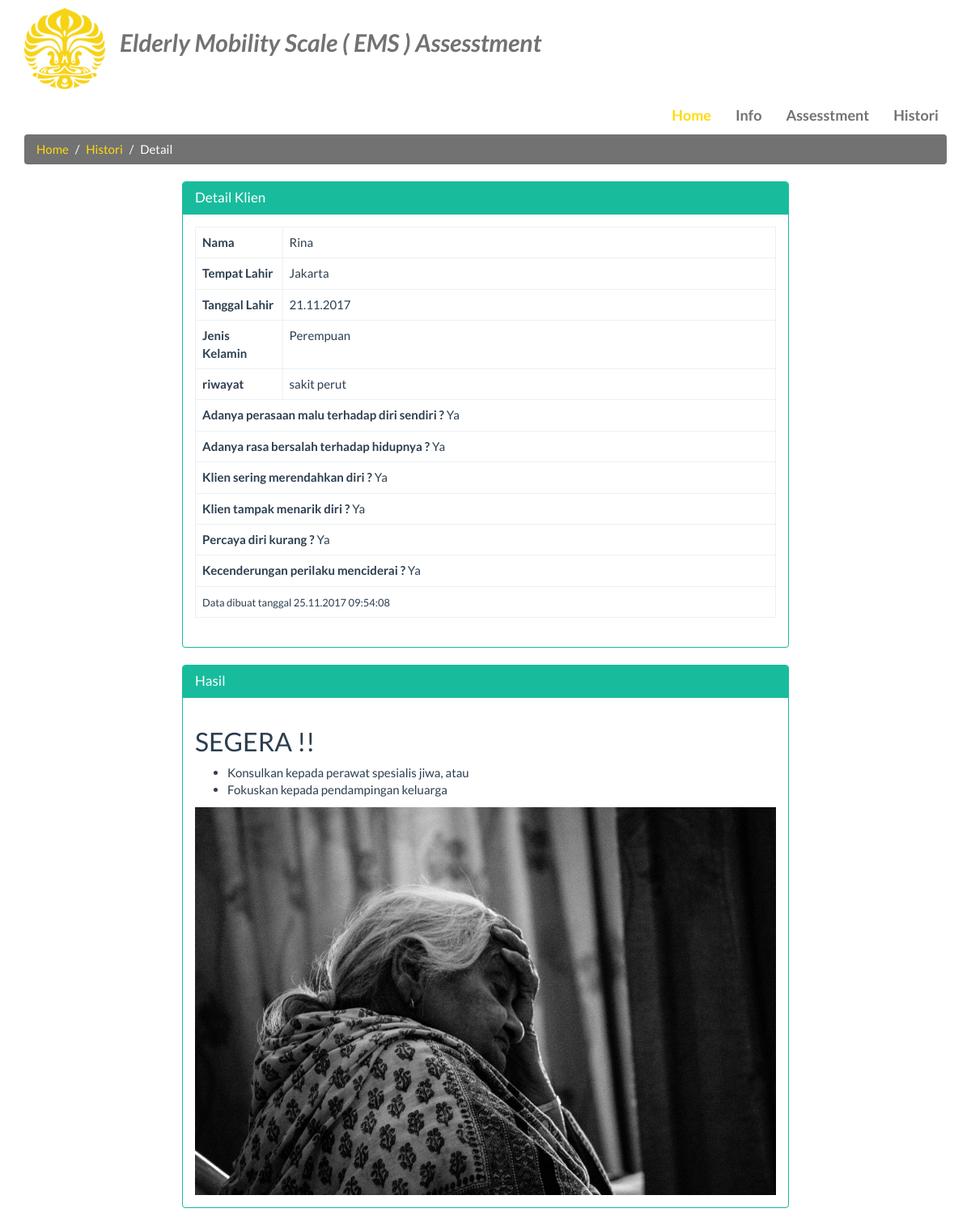
Page /histori/detail?id=2 on the committed database.
### tables this page shows
CREATE TABLE `data_pasien` (
  `id_pasien` int(8) NOT NULL,
  `nama` varchar(80) NOT NULL,
  `tempat_lahir` varchar(50) NOT NULL,
  `tgl_lahir` date NOT NULL,
  `jenkel` varchar(1) NOT NULL,
  `riwayat` text NOT NULL,
  `malu` int(1) NOT NULL,
  `bersalah` int(1) NOT NULL,
  `merendah` int(1) NOT NULL,
  `menarik` int(1) NOT NULL,
  `percaya` int(1) NOT NULL,
  `menciderai` int(1) NOT NULL,
  `hasil` varchar(8) NOT NULL,
  `created_at` datetime NOT NULL,
  `flagases` varchar(1) NOT NULL DEFAULT 'N'
);

### application/controllers/Histori.php (called while the page is built, shortened)
<?php
class Histori extends CI_Controller {
	public function __construct(){
        $this->load->model('Mform','mf');
    }
	function detail(){
		$det =  $this->mf->getDataPasien($_GET['id']);
		$listSatu = array("0"=>"Tidak membutuhkan lebih dari 2 orang","1"=>"Butuh bantuan 1 orang","2"=>"Mandiri");
		$listDua = array("0"=>"Butuh bantuan lebih dari 2 orang","1"=>"Butuh bantuan 1 orang","2"=>"Mandiri (lebih dari 3 detik)","3"=>"Mandiri (kurang dari 3 detik)");
		$listTiga = array("0"=>"Hanya berdiri dengan bantuan daru orang lain","1"=>"Berdiri tetapi butuh bantuan","2"=>"Berdiri tanpa bantuan tetapi membutuhkan bantuan untuk meraih pegangan","3"=>"Berdiri tanpa bantuan dan mampu meraih pegangan");
		$listEmpat = array("0"=>"Butuh bantuan secara fisik untuk jalan ","1"=>"Berpindah dengan alat bantu jalan tetapi tidak aman","2"=>"Sendiri dengan berpegangan pada handrail","3"=>"Sendiri (dengan atau tanpa tongkat)");
		$listLima = array("0"=>"Tidak mampu berjalan sejauh 6 meter","1"=>"Tidak mampu berjalan sejauh 6 meter","2"=>"16 – 30 detik","3"=>"Kurang dari 15 detik");
		$listEnam = array("0"=>"Kurang dari 10 cm","2"=>"10 – 20 cm","4"=>"Lebih dari 20 cm");
		$lissatu="";$lisdua="";$listiga="";$lisempat="";$lislima="";$lisenam="";
		$hasil ="";
		if($det->flagases =="N"){
			foreach($listSatu as $key => $value ){
				$lissatu.="<option value='".$key."'>".$value."</option>";
			}
			foreach($listDua as $key => $value ){
				$lisdua.="<option value='".$key."'>".$value."</option>";
			}
			foreach($listTiga as $key => $value ){
				$listiga.="<option value='".$key."'>".$value."</option>";
			}
			foreach($listEmpat as $key => $value ){
				$lisempat.="<option value='".$key."'>".$value."</option>";
			}
			foreach($listLima as $key => $value ){
				$lislima.="<option value='".$key."'>".$value."</option>";
			}
			foreach($listEnam as $key => $value ){
				$lisenam.="<option value='".$key."'>".$value."</option>";
			}
		}
		$data['hasil'] = $hasil;
		$data['lissatu'] = $lissatu;
		$data['lisdua'] = $lisdua;
		$data['listiga'] = $listiga;
		$data['lisempat'] = $lisempat;
		$data['lislima'] = $lislima;
		$data['lisenam'] = $lisenam;
		$data['det'] = $det;
		$this->load->view('histdetail',$data);
	}
}

### index.php (called while the page is built, shortened)
<?php
require_once BASEPATH.'core/CodeIgniter.php';

### application/models/Mform.php (called while the page is built, shortened)
<?php
Class Mform extends CI_Model
{
	function getDataPasien($id){
		$sql="SELECT a.*, date_format(a.tgl_lahir,'%d.%m.%Y') as tgl_lahir, date_format(a.created_at,'%d.%m.%Y %H:%i:%s') as created_at FROM data_pasien a WHERE a.id_pasien='".$id."'";
		$query=$this->db->query($sql);
		$row = $query->row();
		return $row;
	}
}
?>

### application/views/histdetail.php (the view)
<?php include("header.php"); ?>
<?php
$jenkel=array("L"=>"Laki-laki","P"=>"Perempuan");
$ceklist=array("0"=>"Tidak","1"=>"Ya");
?>
<ol class="breadcrumb">
  <li><a href="/ems">Home</a></li>
  <li><a href="<?php echo site_url('histori');?>">Histori</a></li>
  <li class="active">Detail</li>
</ol>
<div class="row">
	<div class="col-md-2"></div>
	<div class="col-md-8">
	<div class="panel panel-success">
		<div class="panel-heading">
			<h3 class="panel-title">Detail Klien</h3>
		</div>
		<div class="panel-body">
			<table class="table table-bordered">
			<tr>
				<td width="15%"><b>Nama</b></td>
				<td><?php echo $det->nama;?></td>
			</tr>
			<tr>
				<td width="15%"><b>Tempat Lahir</b></td>
				<td><?php echo $det->tempat_lahir;?></td>
			</tr>
			<tr>
				<td width="15%"><b>Tanggal Lahir</b></td>
				<td><?php echo $det->tgl_lahir;?></td>
			</tr>
			<tr>
				<td width="15%"><b>Jenis Kelamin</b></td>
				<td><?php echo $jenkel[$det->jenkel];?></td>
			</tr>
			<tr>
				<td width="15%"><b>riwayat</b></td>
				<td><?php echo $det->riwayat;?></td>
			</tr>
			<tr>
				<td colspan="2"><b>Adanya perasaan malu terhadap diri sendiri ? </b><?php echo $ceklist[$det->malu];?></td>
			</tr>
			<tr>
				<td colspan="2"><b>Adanya rasa bersalah terhadap hidupnya ? </b><?php echo $ceklist[$det->bersalah];?></td>
			</tr>
			<tr>
				<td colspan="2"><b>Klien sering merendahkan diri ? </b><?php echo $ceklist[$det->merendah];?></td>
			</tr>
			<tr>
				<td colspan="2"><b>Klien tampak menarik diri ? </b><?php echo $ceklist[$det->menarik];?></td>
			</tr>
			<tr>
				<td colspan="2"><b>Percaya diri kurang ? </b><?php echo $ceklist[$det->percaya];?></td>
			</tr>
			<tr>
				<td colspan="2"><b>Kecenderungan perilaku menciderai ? </b><?php echo $ceklist[$det->menciderai];?></td>
			</tr>
			<tr>
				<td colspan="2"><small>Data dibuat tanggal <?php echo $det->created_at;?><small></td>
			</tr>
			</table>
		</div>
	</div>
	<?php
	if($det->hasil == "satuya"){
		include("satuya.php");
	} else {
		if($det->flagases == "N"){
			include("formases2.php");
		} else{
			include("hasilases2.php");
		}
	}
	?>
	</div>
	<div class="col-md-2"></div>
</div>
<?php include("footer.php"); ?>

### application/views/header.php (style rules this page uses)
a { color:#ffdb0d; }
.breadcrumb { background-color:#727272; }
.breadcrumb li.active { color:#ffffff; }
.breadcrumb>li+li:before { color:#ffffff; }
.breadcrumb a { color:#ffdb0d; font-style:underline; }

### rows in the picture
data_pasien: nama "Rina", tempat_lahir "Jakarta", jenkel "Perempuan", riwayat "sakit perut", malu "Ya", bersalah "Ya", merendah "Ya", menarik "Ya", percaya "Ya", menciderai "Ya"

### other values in the picture
$det->tgl_lahir "21.11.2017"
$det->created_at "25.11.2017 09:54:08"
